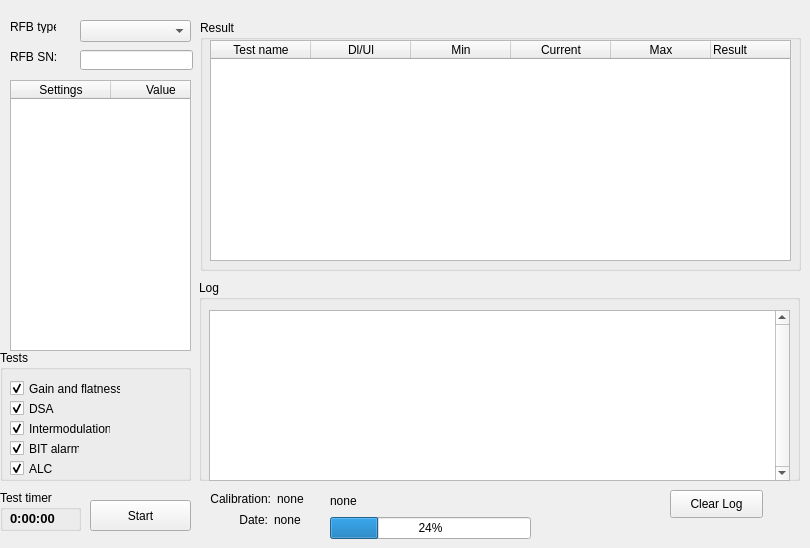
    <widget class="QWidget" name="tabMain">
     <attribute name="title">
      <string>Main</string>
     </attribute>
     <widget class="QComboBox" name="rfbTypeCombo">
      <property name="geometry">
       <rect>
        <x>80</x>
        <y>20</y>
        <width>111</width>
        <height>22</height>
       </rect>
      </property>
     </widget>
     <widget class="QGroupBox" name="logGroupBox">
      <property name="geometry">
       <rect>
        <x>199</x>
        <y>280</y>
        <width>601</width>
        <height>201</height>
       </rect>
      </property>
      <property name="title">
       <string>Log</string>
      </property>
      <widget class="QListWidget" name="listLog">
       <property name="geometry">
        <rect>
         <x>10</x>
         <y>30</y>
         <width>581</width>
         <height>171</height>
        </rect>
       </property>
       <property name="autoFillBackground">
        <bool>false</bool>
       </property>
       <property name="frameShadow">
        <enum>QFrame::Sunken</enum>
       </property>
       <property name="verticalScrollBarPolicy">
        <enum>Qt::ScrollBarAlwaysOn</enum>
       </property>
       <property name="autoScroll">
        <bool>true</bool>
       </property>
       <property name="autoScrollMargin">
        <number>16</number>
       </property>
       <property name="editTriggers">
        <set>QAbstractItemView::NoEditTriggers</set>
       </property>
       <property name="tabKeyNavigation">
        <bool>false</bool>
       </property>
       <property name="showDropIndicator" stdset="0">
        <bool>false</bool>
       </property>
       <property name="dragDropMode">
        <enum>QAbstractItemView::DragOnly</enum>
       </property>
       <property name="alternatingRowColors">
        <bool>false</bool>
       </property>
       <property name="selectionMode">
        <enum>QAbstractItemView::NoSelection</enum>
       </property>
       <property name="verticalScrollMode">
        <enum>QAbstractItemView::ScrollPerItem</enum>
       </property>
       <property name="movement">
        <enum>QListView::Free</enum>
       </property>
       <property name="flow">
        <enum>QListView::TopToBottom</enum>
       </property>
      </widget>
     </widget>
     <widget class="QPushButton" name="clrLogBtn">
      <property name="geometry">
       <rect>
        <x>670</x>
        <y>490</y>
        <width>93</width>
        <height>28</height>
       </rect>
      </property>
      <property name="text">
       <string>Clear Log</string>
      </property>
     </widget>
     <widget class="QLabel" name="label_9">
      <property name="geometry">
       <rect>
        <x>10</x>
        <y>20</y>
        <width>46</width>
        <height>13</height>
       </rect>
      </property>
      <property name="text">
       <string>RFB type:</string>
      </property>
     </widget>
     <widget class="QPushButton" name="startTestBtn">
      <property name="geometry">
       <rect>
        <x>90</x>
        <y>500</y>
        <width>101</width>
        <height>31</height>
       </rect>
      </property>
      <property name="text">
       <string>Start</string>
      </property>
     </widget>
     <widget class="QGroupBox" name="testsGroupBox">
      <property name="geometry">
       <rect>
        <x>0</x>
        <y>350</y>
        <width>191</width>
        <height>131</height>
       </rect>
      </property>
      <property name="title">
       <string>Tests</string>
      </property>
      <widget class="QCheckBox" name="checkAlcTest">
       <property name="geometry">
        <rect>
         <x>10</x>
         <y>110</y>
         <width>70</width>
         <height>17</height>
        </rect>
       </property>
       <property name="text">
        <string>ALC</string>
       </property>
       <property name="checked">
        <bool>true</bool>
       </property>
      </widget>
      <widget class="QCheckBox" name="checkGainTest">
       <property name="geometry">
        <rect>
         <x>10</x>
         <y>30</y>
         <width>111</width>
         <height>17</height>
        </rect>
       </property>
       <property name="text">
        <string>Gain and flatness</string>
       </property>
       <property name="checked">
        <bool>true</bool>
       </property>
       <property name="autoExclusive">
        <bool>false</bool>
       </property>
      </widget>
      <widget class="QCheckBox" name="checkDsaTest">
       <property name="geometry">
        <rect>
         <x>10</x>
         <y>50</y>
         <width>70</width>
         <height>17</height>
        </rect>
       </property>
       <property name="text">
        <string>DSA</string>
       </property>
       <property name="checked">
        <bool>true</bool>
       </property>
       <property name="autoExclusive">
        <bool>false</bool>
       </property>
      </widget>
      <widget class="QCheckBox" name="checkBitAlarmTest">
       <property name="enabled">
        <bool>true</bool>
       </property>
       <property name="geometry">
        <rect>
         <x>10</x>
         <y>90</y>
         <width>70</width>
         <height>17</height>
        </rect>
       </property>
       <property name="text">
        <string>BIT alarm</string>
       </property>
       <property name="checked">
        <bool>true</bool>
       </property>
      </widget>
      <widget class="QCheckBox" name="checkImTest">
       <property name="geometry">
        <rect>
         <x>10</x>
         <y>70</y>
         <width>101</width>
         <height>17</height>
        </rect>
       </property>
       <property name="text">
        <string>Intermodulation</string>
       </property>
       <property name="checked">
        <bool>true</bool>
       </property>
      </widget>
     </widget>
     <widget class="QLabel" name="label2">
      <property name="geometry">
       <rect>
        <x>10</x>
        <y>50</y>
        <width>46</width>
        <height>13</height>
       </rect>
      </property>
      <property name="text">
       <string>RFB SN:</string>
      </property>
     </widget>
     <widget class="QLineEdit" name="rfbSN">
      <property name="geometry">
       <rect>
        <x>80</x>
        <y>50</y>
        <width>113</width>
        <height>20</height>
       </rect>
      </property>
      <property name="text">
       <string/>
      </property>
      <property name="maxLength">
       <number>10</number>
      </property>
      <property name="alignment">
       <set>Qt::AlignLeading|Qt::AlignLeft|Qt::AlignVCenter</set>
      </property>
     </widget>
     <widget class="QTableWidget" name="tableSettings">
      <property name="geometry">
       <rect>
        <x>10</x>
        <y>80</y>
        <width>181</width>
        <height>271</height>
       </rect>
      </property>
      <property name="maximumSize">
       <size>
        <width>181</width>
        <height>900</height>
       </size>
      </property>
      <property name="horizontalScrollBarPolicy">
       <enum>Qt::ScrollBarAlwaysOff</enum>
      </property>
      <property name="autoScroll">
       <bool>true</bool>
      </property>
      <property name="editTriggers">
       <set>QAbstractItemView::NoEditTriggers</set>
      </property>
      <property name="rowCount">
       <number>0</number>
      </property>
      <property name="columnCount">
       <number>2</number>
      </property>
      <attribute name="verticalHeaderVisible">
       <bool>false</bool>
      </attribute>
      <attribute name="verticalHeaderHighlightSections">
       <bool>true</bool>
      </attribute>
      <column>
       <property name="text">
        <string>Settings</string>
       </property>
      </column>
      <column>
       <property name="text">
        <string>Value</string>
       </property>
      </column>
     </widget>
     <widget class="QGroupBox" name="groupBox_7">
      <property name="geometry">
       <rect>
        <x>200</x>
        <y>20</y>
        <width>601</width>
        <height>251</height>
       </rect>
      </property>
      <property name="title">
       <string>Result</string>
      </property>
      <widget class="QTableWidget" name="tableResult">
       <property name="enabled">
        <bool>true</bool>
       </property>
       <property name="geometry">
        <rect>
         <x>10</x>
         <y>20</y>
         <width>581</width>
         <height>221</height>
        </rect>
       </property>
       <property name="sizePolicy">
        <sizepolicy hsizetype="Preferred" vsizetype="Expanding">
         <horstretch>0</horstretch>
         <verstretch>0</verstretch>
        </sizepolicy>
       </property>
       <property name="minimumSize">
        <size>
         <width>0</width>
         <height>0</height>
        </size>
       </property>
       <property name="maximumSize">
        <size>
         <width>581</width>
         <height>16777215</height>
        </size>
       </property>
       <property name="layoutDirection">
        <enum>Qt::LeftToRight</enum>
       </property>
       <property name="horizontalScrollBarPolicy">
        <enum>Qt::ScrollBarAlwaysOff</enum>
       </property>
       <property name="editTriggers">
        <set>QAbstractItemView::NoEditTriggers</set>
       </property>
       <property name="tabKeyNavigation">
        <bool>false</bool>
       </property>
       <property name="showDropIndicator" stdset="0">
        <bool>false</bool>
       </property>
       <property name="dragDropOverwriteMode">
        <bool>false</bool>
       </property>
       <property name="columnCount">
        <number>6</number>
       </property>
       <attribute name="horizontalHeaderMinimumSectionSize">
        <number>25</number>
       </attribute>
       <attribute name="verticalHeaderVisible">
        <bool>false</bool>
       </attribute>
       <attribute name="verticalHeaderDefaultSectionSize">
        <number>30</number>
       </attribute>
       <attribute name="verticalHeaderHighlightSections">
        <bool>false</bool>
       </attribute>
       <attribute name="verticalHeaderMinimumSectionSize">
        <number>17</number>
       </attribute>
       <column>
        <property name="text">
         <string>Test name</string>
        </property>
        <property name="font">
         <font>
          <weight>50</weight>
          <bold>false</bold>
         </font>
        </property>
       </column>
       <column>
        <property name="text">
         <string>Dl/Ul</string>
        </property>
       </column>
       <column>
        <property name="text">
         <string>Min</string>
        </property>
       </column>
       <column>
        <property name="text">
         <string>Current</string>
        </property>
       </column>
       <column>
        <property name="text">
         <string>Max</string>
        </property>
       </column>
       <column>
        <property name="text">
         <string>Result</string>
        </property>
        <property name="textAlignment">
         <set>AlignLeading|AlignVCenter</set>
        </property>
       </column>
      </widget>
     </widget>
     <widget class="QGroupBox" name="groupBox_8">
      <property name="geometry">
       <rect>
        <x>0</x>
        <y>490</y>
        <width>81</width>
        <height>41</height>
       </rect>
      </property>
      <property name="title">
       <string>Test timer</string>
      </property>
      <widget class="QLabel" name="testTimeLbl">
       <property name="geometry">
        <rect>
         <x>10</x>
         <y>20</y>
         <width>61</width>
         <height>16</height>
        </rect>
       </property>
       <property name="font">
        <font>
         <pointsize>10</pointsize>
         <weight>75</weight>
         <bold>true</bold>
        </font>
       </property>
       <property name="text">
        <string>0:00:00</string>
       </property>
      </widget>
     </widget>
     <widget class="QWidget" name="layoutWidget">
      <property name="geometry">
       <rect>
        <x>230</x>
        <y>510</y>
        <width>81</width>
        <height>20</height>
       </rect>
      </property>
      <layout class="QHBoxLayout" name="horizontalLayout">
       <item>
        <widget class="QLabel" name="label4">
         <property name="text">
          <string>Date:</string>
         </property>
         <property name="alignment">
          <set>Qt::AlignRight|Qt::AlignTrailing|Qt::AlignVCenter</set>
         </property>
        </widget>
       </item>
       <item>
        <widget class="QLabel" name="dateCalibrLbl">
         <property name="text">
          <string>none</string>
         </property>
        </widget>
       </item>
      </layout>
     </widget>
     <widget class="QWidget" name="layoutWidget">
      <property name="geometry">
       <rect>
        <x>210</x>
        <y>490</y>
        <width>103</width>
        <height>18</height>
       </rect>
      </property>
      <layout class="QHBoxLayout" name="horizontalLayout_2">
       <item>
        <widget class="QLabel" name="label3_2">
         <property name="text">
          <string>Calibration:</string>
         </property>
         <property name="alignment">
          <set>Qt::AlignRight|Qt::AlignTrailing|Qt::AlignVCenter</set>
         </property>
        </widget>
       </item>
       <item>
        <widget class="QLabel" name="calibrLbl">
         <property name="text">
          <string>none</string>
         </property>
        </widget>
       </item>
      </layout>
     </widget>
     <widget class="QWidget" name="layoutWidget">
      <property name="geometry">
       <rect>
        <x>330</x>
        <y>490</y>
        <width>201</width>
        <height>49</height>
       </rect>
      </property>
      <layout class="QVBoxLayout" name="verticalLayout">
       <item>
        <widget class="QLabel" name="currTestLbl">
         <property name="text">
          <string>none</string>
         </property>
        </widget>
       </item>
       <item>
        <widget class="QProgressBar" name="TestPrBar">
         <property name="value">
          <number>24</number>
         </property>
        </widget>
       </item>
      </layout>
     </widget>
    </widget>
